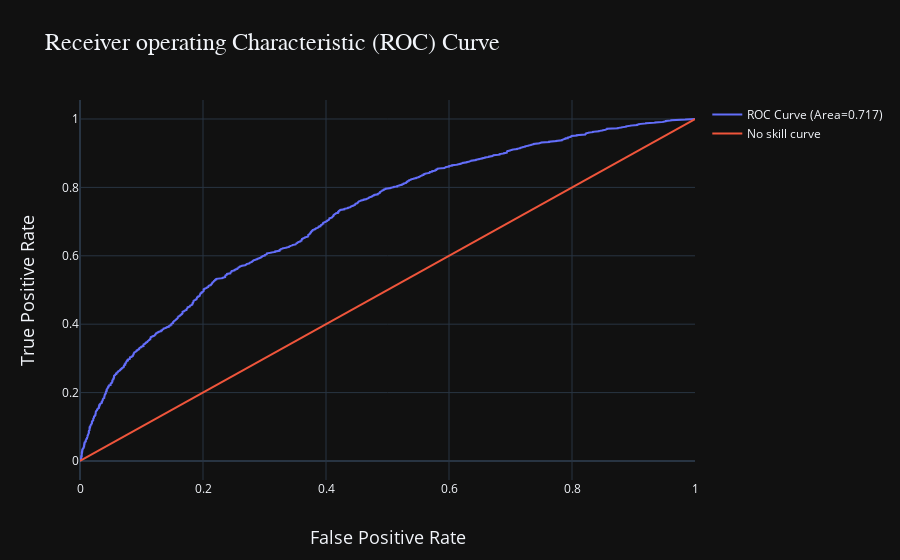

The notebook cell saved with this chart:
### Code cell
trace_ROC = go.Scatter(x=fpr,y=tpr,
                   mode='lines',
                       name='ROC Curve (Area={})'.format(round(auc,3)))
trace_neutral = go.Scatter(x=[0, 1],y=[0, 1],
                   mode='lines',
                          name='No skill curve')

data=[trace_ROC,trace_neutral]
layout=go.Layout(title={'text':'Receiver operating Characteristic (ROC) Curve',
                                'font':{'family':'Merriweather',
                                        'size':24},
                               },
                       xaxis = {"title":{"text":"False Positive Rate",
                                         "font":{'family':'open sans',
                                                 'size':18}}},                   
                       yaxis = {"title":{"text":"True Positive Rate",
                                         "font":{'family':'open sans',
                                                 'size':18}}},
                template="plotly_dark")
                      

fig = go.Figure(data=data,layout=layout)

fig.show()

### Figure 1 — Plotly figure (JSON) as saved in the notebook; plotly's stock layout.template omitted (floating-point values rounded to 4 significant figures; data arrays with more than 128 entries replaced by an {"elided": "..."} marker saying what was removed)
{"data": [{"mode": "lines", "name": "ROC Curve (Area=0.717)", "type": "scatter", "x": {"elided": "2246 float values"}, "y": {"elided": "2246 float values"}}, {"mode": "lines", "name": "No skill curve", "type": "scatter", "x": [0, 1], "y": [0, 1]}], "layout": {"title": {"font": {"family": "Merriweather", "size": 24}, "text": "Receiver operating Characteristic (ROC) Curve"}, "xaxis": {"title": {"font": {"family": "open sans", "size": 18}, "text": "False Positive Rate"}}, "yaxis": {"title": {"font": {"family": "open sans", "size": 18}, "text": "True Positive Rate"}}}}
